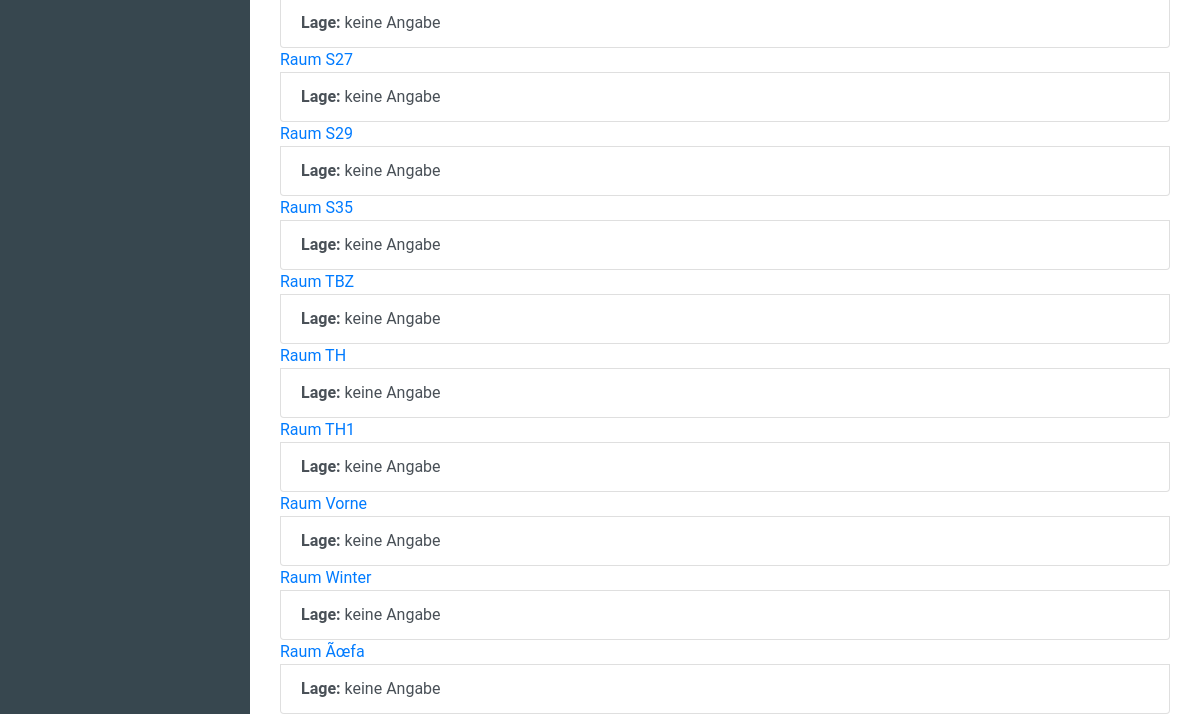
The page /room/all/ (signed in, lower part) on the database as committed earlier.
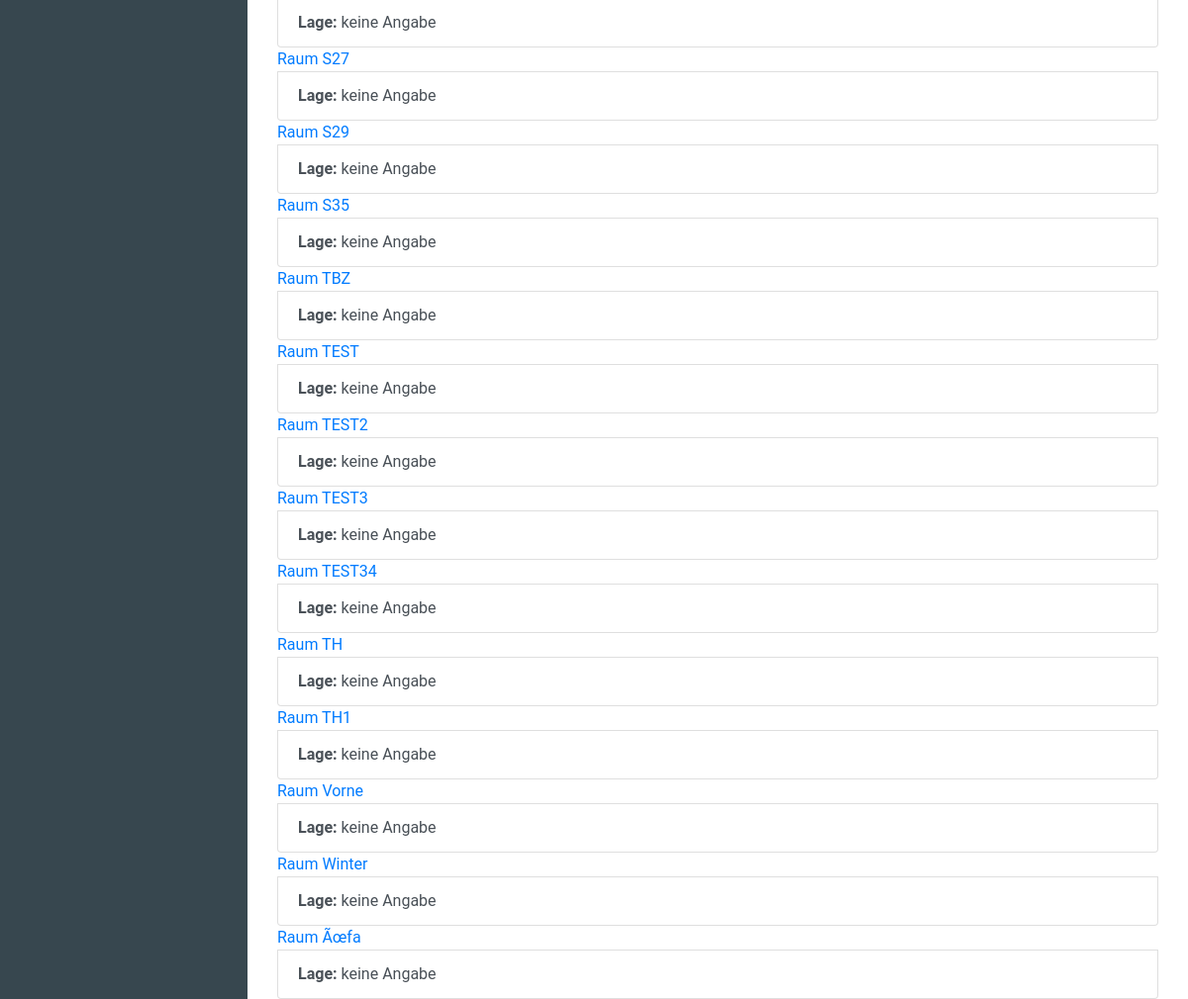
The same page on the database as committed later.
### inventory_managementsentials/models.py (models this page shows, shortened)
class Room(models.Model):
    description = models.CharField(max_length=99, unique=True, primary_key=True)
    location = models.ForeignKey('Location', null=True, on_delete=models.SET_NULL, blank=True)
    blackboard = models.BooleanField(blank=True, null=True)
    chair = models.DecimalField(blank=True, max_digits=3, decimal_places=0, null=True)
    table = models.DecimalField(blank=True, max_digits=3, decimal_places=0, null=True)
    class Meta:
        verbose_name = "room"
        verbose_name_plural = "rooms"

### inventory_managementsentials/views.py (the view)
# urls.py: url(r'^room/all/$', views.RoomView.as_view(), name='RoomView'),
class RoomView(LoginRequiredMixin, generic.ListView):
    login_url = 'inventory_managementsentials:login'
    template_name = 'inventory_managementsentials/all/all_rooms.html'
    context_object_name = "room_list"
    def get_queryset(self):
        filter_description = self.request.GET.get('room_description', None)
        if filter_description is not None:
            return Room.objects.filter(description__icontains=filter_description)
        else:
            return Room.objects.order_by('description')

### inventory_managementsentials/templates/inventory_managementsentials/all/all_rooms.html (shortened to what this page needs)
{% extends "inventory_managementsentials/base.html" %}
{% block content %}
    <div class="container">
        <div class="whatever_else_you_need">
            {% if room_list %}
                {% for room in room_list %}
                    <div class="list-group">
                        <a href="{% url 'inventory_managementsentials:room' room.description %}" class="list-group-itemlist-group-item-action active">Raum {{ room.description }}</a>
                        <a href="#" class="list-group-item list-group-item-action"><strong>Lage: </strong>{{ room.location|default_if_none:"keine Angabe" }}</a>
                    </div>
                {% endfor %}
        </div>
            {% else %}
                <p>Keine Räume vorhanden</p>
            {% endif %}
    </div>
{% endblock %}

Rows that differ between the two databases and show on the page:
added Room: description "TEST", location "keine Angabe"
added Room: description "TEST2", location "keine Angabe"
added Room: description "TEST3", location "keine Angabe"
added Room: description "TEST34", location "keine Angabe"
